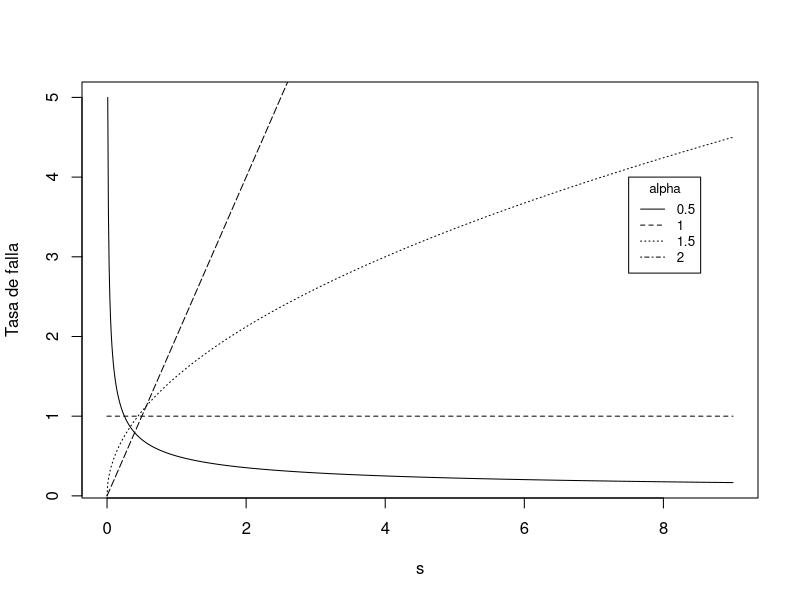

Recreate this plot in R.
library(lattice);

lambda=1;
largo=4;
s=as.matrix(seq(0, 9, by = 0.01));
nombre=character(largo);
dims=dim(s);
alpha= matrix(0, largo, 1);
r= matrix(0, dims[1], largo);
for (K in 1:largo) {
  alpha[K]=(1/2)*K;
  nombre[K]=as.character(alpha[K]);
  r[,K]=(lambda*alpha[K])*((s[])^{alpha[K]-1})
}

plot(s,r[,1],type='l',lty=1,ylab='Tasa de falla');
lines(s,r[,2],type='l',lty=2);
lines(s,r[,3],type='l',lty=3);
lines(s,r[,4],type='l',lty=5);
legend(7.5, 4, nombre, cex=0.8, lty=1:4, title="alpha");

